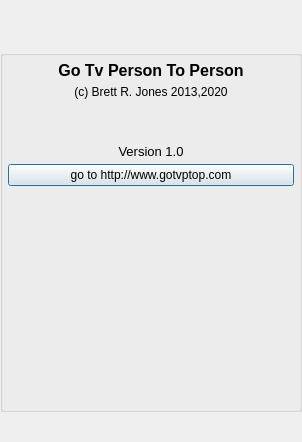
<?xml version="1.0" encoding="UTF-8"?>
<ui version="4.0">
 <class>ActivityAbout</class>
 <widget class="QDialog" name="ActivityAbout">
  <property name="geometry">
   <rect>
    <x>0</x>
    <y>0</y>
    <width>302</width>
    <height>442</height>
   </rect>
  </property>
  <property name="sizePolicy">
   <sizepolicy hsizetype="Expanding" vsizetype="Expanding">
    <horstretch>0</horstretch>
    <verstretch>0</verstretch>
   </sizepolicy>
  </property>
  <property name="minimumSize">
   <size>
    <width>0</width>
    <height>0</height>
   </size>
  </property>
  <property name="maximumSize">
   <size>
    <width>16777215</width>
    <height>16777215</height>
   </size>
  </property>
  <property name="windowTitle">
   <string>About GoTvPtoP</string>
  </property>
  <layout class="QVBoxLayout" name="verticalLayout">
   <property name="spacing">
    <number>0</number>
   </property>
   <property name="leftMargin">
    <number>0</number>
   </property>
   <property name="topMargin">
    <number>0</number>
   </property>
   <property name="rightMargin">
    <number>0</number>
   </property>
   <property name="bottomMargin">
    <number>0</number>
   </property>
   <item>
    <widget class="TitleBarWidget" name="m_TitleBarWidget" native="true">
     <property name="sizePolicy">
      <sizepolicy hsizetype="Expanding" vsizetype="Minimum">
       <horstretch>0</horstretch>
       <verstretch>0</verstretch>
      </sizepolicy>
     </property>
     <property name="minimumSize">
      <size>
       <width>0</width>
       <height>50</height>
      </size>
     </property>
     <property name="maximumSize">
      <size>
       <width>16777215</width>
       <height>16777215</height>
      </size>
     </property>
    </widget>
   </item>
   <item>
    <widget class="QGroupBox" name="StyledDlgItemsBox">
     <property name="sizePolicy">
      <sizepolicy hsizetype="Expanding" vsizetype="Expanding">
       <horstretch>0</horstretch>
       <verstretch>0</verstretch>
      </sizepolicy>
     </property>
     <property name="minimumSize">
      <size>
       <width>0</width>
       <height>0</height>
      </size>
     </property>
     <property name="title">
      <string/>
     </property>
     <layout class="QVBoxLayout" name="verticalLayout_2">
      <property name="spacing">
       <number>5</number>
      </property>
      <property name="leftMargin">
       <number>5</number>
      </property>
      <property name="topMargin">
       <number>5</number>
      </property>
      <property name="rightMargin">
       <number>5</number>
      </property>
      <property name="bottomMargin">
       <number>5</number>
      </property>
      <item>
       <widget class="QLabel" name="m_AppNameLabel">
        <property name="font">
         <font>
          <pointsize>12</pointsize>
          <weight>75</weight>
          <bold>true</bold>
         </font>
        </property>
        <property name="text">
         <string>Go Tv Person To Person</string>
        </property>
        <property name="alignment">
         <set>Qt::AlignCenter</set>
        </property>
       </widget>
      </item>
      <item>
       <widget class="QLabel" name="labelCopywrite">
        <property name="text">
         <string>(c) Brett R. Jones 2013,2020</string>
        </property>
        <property name="alignment">
         <set>Qt::AlignCenter</set>
        </property>
       </widget>
      </item>
      <item>
       <spacer name="verticalSpacer_2">
        <property name="orientation">
         <enum>Qt::Vertical</enum>
        </property>
        <property name="sizeType">
         <enum>QSizePolicy::Fixed</enum>
        </property>
        <property name="sizeHint" stdset="0">
         <size>
          <width>20</width>
          <height>40</height>
         </size>
        </property>
       </spacer>
      </item>
      <item>
       <widget class="QLabel" name="m_AppVersionLabel">
        <property name="font">
         <font>
          <pointsize>10</pointsize>
         </font>
        </property>
        <property name="text">
         <string>Version 1.0</string>
        </property>
        <property name="alignment">
         <set>Qt::AlignCenter</set>
        </property>
       </widget>
      </item>
      <item>
       <widget class="QPushButton" name="gotoWebsiteButton">
        <property name="sizePolicy">
         <sizepolicy hsizetype="Minimum" vsizetype="Preferred">
          <horstretch>0</horstretch>
          <verstretch>0</verstretch>
         </sizepolicy>
        </property>
        <property name="text">
         <string>go to http://www.gotvptop.com</string>
        </property>
       </widget>
      </item>
      <item>
       <spacer name="verticalSpacer_3">
        <property name="orientation">
         <enum>Qt::Vertical</enum>
        </property>
        <property name="sizeHint" stdset="0">
         <size>
          <width>20</width>
          <height>40</height>
         </size>
        </property>
       </spacer>
      </item>
      <item>
       <widget class="QLabel" name="labelMeLine1">
        <property name="text">
         <string/>
        </property>
       </widget>
      </item>
      <item>
       <widget class="QLabel" name="labelMeLine2">
        <property name="text">
         <string/>
        </property>
       </widget>
      </item>
      <item>
       <widget class="QLabel" name="labelMeLine3">
        <property name="text">
         <string/>
        </property>
       </widget>
      </item>
      <item>
       <widget class="QLabel" name="labelMeLine4">
        <property name="text">
         <string/>
        </property>
       </widget>
      </item>
      <item>
       <widget class="QLabel" name="labelMeLine5">
        <property name="text">
         <string/>
        </property>
       </widget>
      </item>
      <item>
       <widget class="QLabel" name="labelMeLine6">
        <property name="text">
         <string/>
        </property>
       </widget>
      </item>
      <item>
       <widget class="QLabel" name="labelMeLine7">
        <property name="text">
         <string/>
        </property>
       </widget>
      </item>
      <item>
       <widget class="QLabel" name="labelMeLine8">
        <property name="text">
         <string/>
        </property>
       </widget>
      </item>
      <item>
       <widget class="QLabel" name="labelMeLine9">
        <property name="text">
         <string/>
        </property>
       </widget>
      </item>
      <item>
       <spacer name="verticalSpacer">
        <property name="orientation">
         <enum>Qt::Vertical</enum>
        </property>
        <property name="sizeHint" stdset="0">
         <size>
          <width>20</width>
          <height>40</height>
         </size>
        </property>
       </spacer>
      </item>
     </layout>
    </widget>
   </item>
   <item>
    <widget class="BottomBarWidget" name="m_BottomBarWidget" native="true">
     <property name="sizePolicy">
      <sizepolicy hsizetype="Expanding" vsizetype="Minimum">
       <horstretch>0</horstretch>
       <verstretch>0</verstretch>
      </sizepolicy>
     </property>
     <property name="minimumSize">
      <size>
       <width>30</width>
       <height>30</height>
      </size>
     </property>
     <property name="autoFillBackground">
      <bool>true</bool>
     </property>
    </widget>
   </item>
  </layout>
 </widget>
 <customwidgets>
  <customwidget>
   <class>TitleBarWidget</class>
   <extends>QWidget</extends>
   <header>TitleBarWidget.h</header>
   <container>1</container>
  </customwidget>
  <customwidget>
   <class>BottomBarWidget</class>
   <extends>QWidget</extends>
   <header location="global">BottomBarWidget.h</header>
   <container>1</container>
  </customwidget>
 </customwidgets>
 <resources/>
 <connections/>
</ui>
